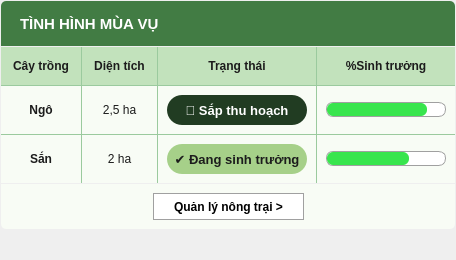
          <widget class="QFrame" name="frame_mua_vu">
           <property name="minimumSize">
            <size>
             <width>0</width>
             <height>260</height>
            </size>
           </property>
           <property name="styleSheet">
            <string notr="true">QFrame#frame_mua_vu {
    background-color: #9BCA9E; /* Màu của đường viền tổng thể */
    border-radius: 6px;
}</string>
           </property>
           <layout class="QVBoxLayout" name="verticalLayout_3">
            <property name="spacing">
             <number>1</number>
            </property>
            <property name="leftMargin">
             <number>1</number>
            </property>
            <property name="topMargin">
             <number>1</number>
            </property>
            <property name="rightMargin">
             <number>1</number>
            </property>
            <property name="bottomMargin">
             <number>1</number>
            </property>
            <item>
             <widget class="QLabel" name="lbl_mua_vu_title">
              <property name="minimumSize">
               <size>
                <width>0</width>
                <height>45</height>
               </size>
              </property>
              <property name="styleSheet">
               <string notr="true">background-color: #427C44;
color: white;
font-size: 11pt;
font-weight: bold;
padding-left: 15px;
border-top-left-radius: 5px;
border-top-right-radius: 5px;</string>
              </property>
              <property name="text">
               <string>TÌNH HÌNH MÙA VỤ</string>
              </property>
             </widget>
            </item>
            <item>
             <widget class="QFrame" name="frame_mv_grid_bg">
              <property name="styleSheet">
               <string notr="true">QFrame#frame_mv_grid_bg {
    background-color: #9BCA9E; /* Màu lưới */
}</string>
              </property>
              <layout class="QGridLayout" name="gridLayout_mv">
               <property name="leftMargin">
                <number>0</number>
               </property>
               <property name="topMargin">
                <number>0</number>
               </property>
               <property name="rightMargin">
                <number>0</number>
               </property>
               <property name="bottomMargin">
                <number>0</number>
               </property>
               <property name="spacing">
                <number>1</number>
               </property>
               <item row="0" column="0">
                <widget class="QLabel" name="label_3">
                 <property name="styleSheet">
                  <string notr="true">background-color: #C2E2BC; color: #1C1C1C; font-weight: bold; padding: 12px;</string>
                 </property>
                 <property name="text">
                  <string>Cây trồng</string>
                 </property>
                 <property name="alignment">
                  <set>Qt::AlignCenter</set>
                 </property>
                </widget>
               </item>
               <item row="0" column="1">
                <widget class="QLabel" name="label_5">
                 <property name="styleSheet">
                  <string notr="true">background-color: #C2E2BC; color: #1C1C1C; font-weight: bold; padding: 12px;</string>
                 </property>
                 <property name="text">
                  <string>Diện tích</string>
                 </property>
                 <property name="alignment">
                  <set>Qt::AlignCenter</set>
                 </property>
                </widget>
               </item>
               <item row="0" column="2">
                <widget class="QLabel" name="label_6">
                 <property name="styleSheet">
                  <string notr="true">background-color: #C2E2BC; color: #1C1C1C; font-weight: bold; padding: 12px;</string>
                 </property>
                 <property name="text">
                  <string>Trạng thái</string>
                 </property>
                 <property name="alignment">
                  <set>Qt::AlignCenter</set>
                 </property>
                </widget>
               </item>
               <item row="0" column="3">
                <widget class="QLabel" name="label_7">
                 <property name="styleSheet">
                  <string notr="true">background-color: #C2E2BC; color: #1C1C1C; font-weight: bold; padding: 12px;</string>
                 </property>
                 <property name="text">
                  <string>%Sinh trưởng</string>
                 </property>
                 <property name="alignment">
                  <set>Qt::AlignCenter</set>
                 </property>
                </widget>
               </item>
               <item row="1" column="0">
                <widget class="QLabel" name="label_8">
                 <property name="styleSheet">
                  <string notr="true">background-color: #F8FCF5; color: #1C1C1C; font-weight: bold; padding: 12px;</string>
                 </property>
                 <property name="text">
                  <string>Ngô</string>
                 </property>
                 <property name="alignment">
                  <set>Qt::AlignCenter</set>
                 </property>
                </widget>
               </item>
               <item row="1" column="1">
                <widget class="QLabel" name="label_9">
                 <property name="styleSheet">
                  <string notr="true">background-color: #F8FCF5; color: #1C1C1C; padding: 12px;</string>
                 </property>
                 <property name="text">
                  <string>2,5 ha</string>
                 </property>
                 <property name="alignment">
                  <set>Qt::AlignCenter</set>
                 </property>
                </widget>
               </item>
               <item row="1" column="2">
                <widget class="QFrame" name="td1_status">
                 <property name="styleSheet">
                  <string notr="true">background-color: #F8FCF5;</string>
                 </property>
                 <layout class="QHBoxLayout">
                  <item>
                   <widget class="QLabel" name="lbl_status_1">
                    <property name="minimumSize">
                     <size>
                      <width>140</width>
                      <height>30</height>
                     </size>
                    </property>
                    <property name="maximumSize">
                     <size>
                      <width>140</width>
                      <height>30</height>
                     </size>
                    </property>
                    <property name="styleSheet">
                     <string notr="true">background-color: #213C22; color: white; border-radius: 15px; font-weight: bold; font-size: 10pt; border: none;</string>
                    </property>
                    <property name="text">
                     <string>🌱 Sắp thu hoạch</string>
                    </property>
                    <property name="alignment">
                     <set>Qt::AlignCenter</set>
                    </property>
                   </widget>
                  </item>
                 </layout>
                </widget>
               </item>
               <item row="1" column="3">
                <widget class="QFrame" name="td1_prg">
                 <property name="styleSheet">
                  <string notr="true">background-color: #F8FCF5;</string>
                 </property>
                 <layout class="QHBoxLayout">
                  <item>
                   <widget class="QProgressBar" name="progressBar">
                    <property name="minimumSize">
                     <size>
                      <width>120</width>
                      <height>15</height>
                     </size>
                    </property>
                    <property name="maximumSize">
                     <size>
                      <width>120</width>
                      <height>15</height>
                     </size>
                    </property>
                    <property name="styleSheet">
                     <string notr="true">QProgressBar { border: 1px solid #A0A0A0; border-radius: 7px; background-color: #FFFFFF; text-align: center; color: transparent; } QProgressBar::chunk { background-color: #38E54D; border-radius: 6px; }</string>
                    </property>
                    <property name="value">
                     <number>85</number>
                    </property>
                   </widget>
                  </item>
                 </layout>
                </widget>
               </item>
               <item row="2" column="0">
                <widget class="QLabel" name="label_10">
                 <property name="styleSheet">
                  <string notr="true">background-color: #F8FCF5; color: #1C1C1C; font-weight: bold; padding: 12px;</string>
                 </property>
                 <property name="text">
                  <string>Sắn</string>
                 </property>
                 <property name="alignment">
                  <set>Qt::AlignCenter</set>
                 </property>
                </widget>
               </item>
               <item row="2" column="1">
                <widget class="QLabel" name="label_11">
                 <property name="styleSheet">
                  <string notr="true">background-color: #F8FCF5; color: #1C1C1C; padding: 12px;</string>
                 </property>
                 <property name="text">
                  <string>2 ha</string>
                 </property>
                 <property name="alignment">
                  <set>Qt::AlignCenter</set>
                 </property>
                </widget>
               </item>
               <item row="2" column="2">
                <widget class="QFrame" name="td2_status">
                 <property name="styleSheet">
                  <string notr="true">background-color: #F8FCF5;</string>
                 </property>
                 <layout class="QHBoxLayout">
                  <item>
                   <widget class="QLabel" name="lbl_status_2">
                    <property name="minimumSize">
                     <size>
                      <width>140</width>
                      <height>30</height>
                     </size>
                    </property>
                    <property name="maximumSize">
                     <size>
                      <width>140</width>
                      <height>30</height>
                     </size>
                    </property>
                    <property name="styleSheet">
                     <string notr="true">background-color: #A6D089; color: #1C1C1C; border-radius: 15px; font-weight: bold; font-size: 10pt; border: none;</string>
                    </property>
                    <property name="text">
                     <string>✔️ Đang sinh trưởng</string>
                    </property>
                    <property name="alignment">
                     <set>Qt::AlignCenter</set>
                    </property>
                   </widget>
                  </item>
                 </layout>
                </widget>
               </item>
               <item row="2" column="3">
                <widget class="QFrame" name="td2_prg">
                 <property name="styleSheet">
                  <string notr="true">background-color: #F8FCF5;</string>
                 </property>
                 <layout class="QHBoxLayout">
                  <item>
                   <widget class="QProgressBar" name="progressBar_2">
                    <property name="minimumSize">
                     <size>
                      <width>120</width>
                      <height>15</height>
                     </size>
                    </property>
                    <property name="maximumSize">
                     <size>
                      <width>120</width>
                      <height>15</height>
                     </size>
                    </property>
                    <property name="styleSheet">
                     <string notr="true">QProgressBar { border: 1px solid #A0A0A0; border-radius: 7px; background-color: #FFFFFF; text-align: center; color: transparent; } QProgressBar::chunk { background-color: #38E54D; border-radius: 6px; }</string>
                    </property>
                    <property name="value">
                     <number>70</number>
                    </property>
                   </widget>
                  </item>
                 </layout>
                </widget>
               </item>
              </layout>
             </widget>
            </item>
            <item>
             <widget class="QFrame" name="frame_mv_footer">
              <property name="minimumSize">
               <size>
                <width>0</width>
                <height>45</height>
               </size>
              </property>
              <property name="styleSheet">
               <string notr="true">background-color: #F8FCF5; border-bottom-left-radius: 5px; border-bottom-right-radius: 5px;</string>
              </property>
              <layout class="QHBoxLayout" name="horizontalLayout_4">
               <item>
                <spacer name="hs_footer_left">
                 <property name="orientation">
                  <enum>Qt::Horizontal</enum>
                 </property>
                 <property name="sizeHint" stdset="0">
                  <size>
                   <width>40</width>
                   <height>20</height>
                  </size>
                 </property>
                </spacer>
               </item>
               <item>
                <widget class="QLabel" name="lbl_btn_qlnt">
                 <property name="cursor">
                  <cursorShape>PointingHandCursor</cursorShape>
                 </property>
                 <property name="styleSheet">
                  <string notr="true">border: 1px solid #A0A0A0;
border-radius: 15px;
padding: 5px 20px;
font-weight: bold;
background-color: #FFFFFF;</string>
                 </property>
                 <property name="text">
                  <string>Quản lý nông trại &gt;</string>
                 </property>
                 <property name="alignment">
                  <set>Qt::AlignCenter</set>
                 </property>
                </widget>
               </item>
               <item>
                <spacer name="hs_footer_right">
                 <property name="orientation">
                  <enum>Qt::Horizontal</enum>
                 </property>
                 <property name="sizeHint" stdset="0">
                  <size>
                   <width>40</width>
                   <height>20</height>
                  </size>
                 </property>
                </spacer>
               </item>
              </layout>
             </widget>
            </item>
            <item>
             <spacer name="verticalSpacer_mv">
              <property name="orientation">
               <enum>Qt::Vertical</enum>
              </property>
              <property name="sizeHint" stdset="0">
               <size>
                <width>20</width>
                <height>0</height>
               </size>
              </property>
             </spacer>
            </item>
           </layout>
          </widget>
